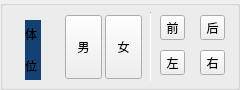
           <widget class="QGroupBox" name="groupBox_4">
            <property name="geometry">
             <rect>
              <x>420</x>
              <y>0</y>
              <width>240</width>
              <height>90</height>
             </rect>
            </property>
            <property name="minimumSize">
             <size>
              <width>240</width>
              <height>90</height>
             </size>
            </property>
            <property name="maximumSize">
             <size>
              <width>240</width>
              <height>90</height>
             </size>
            </property>
            <property name="styleSheet">
             <string notr="true"/>
            </property>
            <property name="title">
             <string/>
            </property>
            <widget class="Line" name="line">
             <property name="geometry">
              <rect>
               <x>150</x>
               <y>12</y>
               <width>1</width>
               <height>70</height>
              </rect>
             </property>
             <property name="minimumSize">
              <size>
               <width>0</width>
               <height>70</height>
              </size>
             </property>
             <property name="maximumSize">
              <size>
               <width>16777215</width>
               <height>60</height>
              </size>
             </property>
             <property name="orientation">
              <enum>Qt::Vertical</enum>
             </property>
            </widget>
            <widget class="QLabel" name="label_34">
             <property name="geometry">
              <rect>
               <x>25</x>
               <y>20</y>
               <width>16</width>
               <height>60</height>
              </rect>
             </property>
             <property name="styleSheet">
              <string notr="true">background-image: url();
background-color: rgb(19, 65, 115);</string>
             </property>
             <property name="text">
              <string>体

位</string>
             </property>
             <property name="alignment">
              <set>Qt::AlignLeading|Qt::AlignLeft|Qt::AlignVCenter</set>
             </property>
            </widget>
            <widget class="QToolButton" name="toolButton_54">
             <property name="geometry">
              <rect>
               <x>65</x>
               <y>15</y>
               <width>37</width>
               <height>64</height>
              </rect>
             </property>
             <property name="minimumSize">
              <size>
               <width>30</width>
               <height>64</height>
              </size>
             </property>
             <property name="text">
              <string>男</string>
             </property>
             <property name="icon">
              <iconset resource="IRProc.qrc">
               <normaloff>:/IRProc/M-Male</normaloff>:/IRProc/M-Male</iconset>
             </property>
             <property name="iconSize">
              <size>
               <width>30</width>
               <height>64</height>
              </size>
             </property>
            </widget>
            <widget class="QToolButton" name="toolButton_55">
             <property name="geometry">
              <rect>
               <x>105</x>
               <y>15</y>
               <width>37</width>
               <height>64</height>
              </rect>
             </property>
             <property name="minimumSize">
              <size>
               <width>33</width>
               <height>64</height>
              </size>
             </property>
             <property name="text">
              <string>女</string>
             </property>
             <property name="icon">
              <iconset resource="IRProc.qrc">
               <normaloff>:/IRProc/M-Female</normaloff>:/IRProc/M-Female</iconset>
             </property>
             <property name="iconSize">
              <size>
               <width>33</width>
               <height>64</height>
              </size>
             </property>
            </widget>
            <widget class="QToolButton" name="toolButton_56">
             <property name="geometry">
              <rect>
               <x>160</x>
               <y>15</y>
               <width>25</width>
               <height>25</height>
              </rect>
             </property>
             <property name="minimumSize">
              <size>
               <width>25</width>
               <height>25</height>
              </size>
             </property>
             <property name="maximumSize">
              <size>
               <width>25</width>
               <height>25</height>
              </size>
             </property>
             <property name="styleSheet">
              <string notr="true"/>
             </property>
             <property name="text">
              <string>前</string>
             </property>
             <property name="icon">
              <iconset resource="IRProc.qrc">
               <normaloff>:/IRProc/MFront</normaloff>:/IRProc/MFront</iconset>
             </property>
             <property name="iconSize">
              <size>
               <width>25</width>
               <height>25</height>
              </size>
             </property>
            </widget>
            <widget class="QToolButton" name="toolButton_57">
             <property name="geometry">
              <rect>
               <x>200</x>
               <y>15</y>
               <width>25</width>
               <height>25</height>
              </rect>
             </property>
             <property name="minimumSize">
              <size>
               <width>25</width>
               <height>25</height>
              </size>
             </property>
             <property name="maximumSize">
              <size>
               <width>25</width>
               <height>25</height>
              </size>
             </property>
             <property name="styleSheet">
              <string notr="true"/>
             </property>
             <property name="text">
              <string>后</string>
             </property>
             <property name="icon">
              <iconset resource="IRProc.qrc">
               <normaloff>:/IRProc/MBack</normaloff>:/IRProc/MBack</iconset>
             </property>
             <property name="iconSize">
              <size>
               <width>25</width>
               <height>25</height>
              </size>
             </property>
            </widget>
            <widget class="QToolButton" name="toolButton_58">
             <property name="geometry">
              <rect>
               <x>160</x>
               <y>50</y>
               <width>25</width>
               <height>25</height>
              </rect>
             </property>
             <property name="minimumSize">
              <size>
               <width>25</width>
               <height>25</height>
              </size>
             </property>
             <property name="maximumSize">
              <size>
               <width>25</width>
               <height>25</height>
              </size>
             </property>
             <property name="styleSheet">
              <string notr="true"/>
             </property>
             <property name="text">
              <string>左</string>
             </property>
             <property name="icon">
              <iconset resource="IRProc.qrc">
               <normaloff>:/IRProc/MLeft</normaloff>:/IRProc/MLeft</iconset>
             </property>
             <property name="iconSize">
              <size>
               <width>25</width>
               <height>25</height>
              </size>
             </property>
            </widget>
            <widget class="QToolButton" name="toolButton_59">
             <property name="geometry">
              <rect>
               <x>200</x>
               <y>50</y>
               <width>25</width>
               <height>25</height>
              </rect>
             </property>
             <property name="minimumSize">
              <size>
               <width>25</width>
               <height>25</height>
              </size>
             </property>
             <property name="maximumSize">
              <size>
               <width>25</width>
               <height>25</height>
              </size>
             </property>
             <property name="styleSheet">
              <string notr="true"/>
             </property>
             <property name="text">
              <string>右</string>
             </property>
             <property name="icon">
              <iconset resource="IRProc.qrc">
               <normaloff>:/IRProc/MRight</normaloff>:/IRProc/MRight</iconset>
             </property>
             <property name="iconSize">
              <size>
               <width>25</width>
               <height>25</height>
              </size>
             </property>
            </widget>
           </widget>
